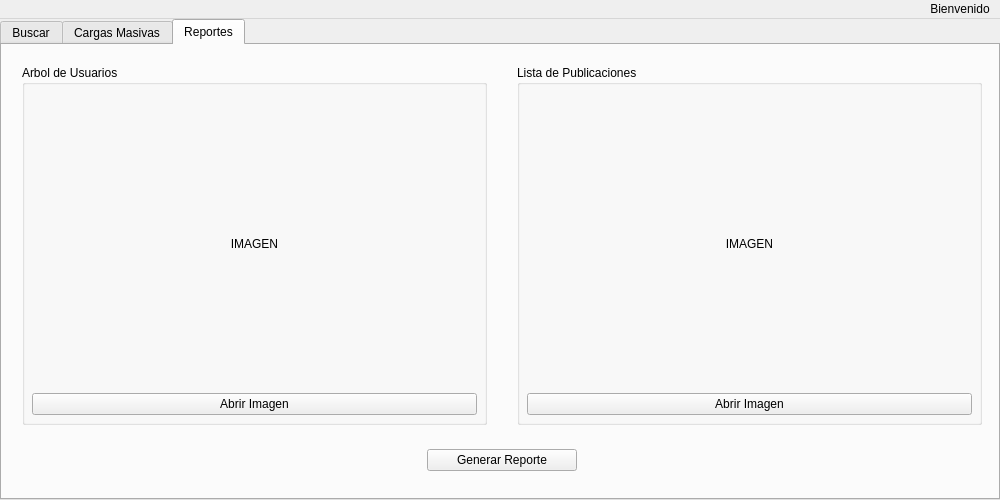
<?xml version="1.0" encoding="UTF-8"?>
<ui version="4.0">
 <class>AdminWindow</class>
 <widget class="QMainWindow" name="AdminWindow">
  <property name="geometry">
   <rect>
    <x>0</x>
    <y>0</y>
    <width>1000</width>
    <height>500</height>
   </rect>
  </property>
  <property name="maximumSize">
   <size>
    <width>1000</width>
    <height>500</height>
   </size>
  </property>
  <property name="windowTitle">
   <string>MainWindow</string>
  </property>
  <widget class="QWidget" name="centralwidget">
   <widget class="QTabWidget" name="tabWidget">
    <property name="geometry">
     <rect>
      <x>0</x>
      <y>0</y>
      <width>1000</width>
      <height>481</height>
     </rect>
    </property>
    <property name="currentIndex">
     <number>2</number>
    </property>
    <widget class="QWidget" name="tab_buscar">
     <attribute name="title">
      <string>Buscar</string>
     </attribute>
     <widget class="QWidget" name="horizontalLayoutWidget">
      <property name="geometry">
       <rect>
        <x>-1</x>
        <y>-1</y>
        <width>1001</width>
        <height>91</height>
       </rect>
      </property>
      <layout class="QHBoxLayout" name="horizontalLayout">
       <property name="leftMargin">
        <number>50</number>
       </property>
       <property name="topMargin">
        <number>10</number>
       </property>
       <property name="rightMargin">
        <number>50</number>
       </property>
       <property name="bottomMargin">
        <number>10</number>
       </property>
       <item>
        <widget class="QGroupBox" name="groupBox_buscar">
         <property name="title">
          <string>Buscar</string>
         </property>
         <widget class="QWidget" name="horizontalLayoutWidget_2">
          <property name="geometry">
           <rect>
            <x>-1</x>
            <y>19</y>
            <width>451</width>
            <height>51</height>
           </rect>
          </property>
          <layout class="QHBoxLayout" name="horizontalLayout_2">
           <property name="leftMargin">
            <number>10</number>
           </property>
           <property name="rightMargin">
            <number>10</number>
           </property>
           <item>
            <widget class="QLineEdit" name="inputBuscar">
             <property name="placeholderText">
              <string>correo@gmail.com</string>
             </property>
            </widget>
           </item>
           <item>
            <widget class="QPushButton" name="btnBuscar">
             <property name="text">
              <string>Buscar</string>
             </property>
            </widget>
           </item>
          </layout>
         </widget>
        </widget>
       </item>
       <item>
        <widget class="QGroupBox" name="groupBox_ordenar">
         <property name="title">
          <string>Ordenar</string>
         </property>
         <widget class="QWidget" name="horizontalLayoutWidget_3">
          <property name="geometry">
           <rect>
            <x>-1</x>
            <y>19</y>
            <width>451</width>
            <height>51</height>
           </rect>
          </property>
          <layout class="QHBoxLayout" name="horizontalLayout_3">
           <property name="leftMargin">
            <number>10</number>
           </property>
           <property name="rightMargin">
            <number>10</number>
           </property>
           <item>
            <widget class="QComboBox" name="comboBoxOrdenar">
             <property name="sizePolicy">
              <sizepolicy hsizetype="Expanding" vsizetype="Fixed">
               <horstretch>0</horstretch>
               <verstretch>0</verstretch>
              </sizepolicy>
             </property>
             <item>
              <property name="text">
               <string>InOrden</string>
              </property>
             </item>
             <item>
              <property name="text">
               <string>PreOrden</string>
              </property>
             </item>
             <item>
              <property name="text">
               <string>PostOrden</string>
              </property>
             </item>
            </widget>
           </item>
           <item>
            <widget class="QPushButton" name="btnOrdenar">
             <property name="text">
              <string>Aplicar</string>
             </property>
            </widget>
           </item>
          </layout>
         </widget>
        </widget>
       </item>
      </layout>
     </widget>
     <widget class="QWidget" name="gridLayoutWidget">
      <property name="geometry">
       <rect>
        <x>-1</x>
        <y>89</y>
        <width>1001</width>
        <height>351</height>
       </rect>
      </property>
      <layout class="QGridLayout" name="gridLayout">
       <property name="leftMargin">
        <number>10</number>
       </property>
       <property name="topMargin">
        <number>10</number>
       </property>
       <property name="rightMargin">
        <number>10</number>
       </property>
       <property name="bottomMargin">
        <number>10</number>
       </property>
       <item row="0" column="0">
        <widget class="QTableWidget" name="tableUsuarios">
         <property name="editTriggers">
          <set>QAbstractItemView::EditTrigger::NoEditTriggers</set>
         </property>
         <attribute name="horizontalHeaderDefaultSectionSize">
          <number>163</number>
         </attribute>
         <column>
          <property name="text">
           <string>Nombres</string>
          </property>
         </column>
         <column>
          <property name="text">
           <string>Apellidos</string>
          </property>
         </column>
         <column>
          <property name="text">
           <string>Correo</string>
          </property>
         </column>
         <column>
          <property name="text">
           <string>Fecha de Nacimiento</string>
          </property>
         </column>
         <column>
          <property name="text">
           <string/>
          </property>
         </column>
         <column>
          <property name="text">
           <string/>
          </property>
         </column>
        </widget>
       </item>
      </layout>
     </widget>
    </widget>
    <widget class="QWidget" name="tab_cargas">
     <attribute name="title">
      <string>Cargas Masivas</string>
     </attribute>
     <widget class="QWidget" name="horizontalLayoutWidget_4">
      <property name="geometry">
       <rect>
        <x>-1</x>
        <y>-1</y>
        <width>1001</width>
        <height>451</height>
       </rect>
      </property>
      <layout class="QHBoxLayout" name="horizontalLayout_4">
       <property name="spacing">
        <number>30</number>
       </property>
       <property name="leftMargin">
        <number>20</number>
       </property>
       <property name="topMargin">
        <number>20</number>
       </property>
       <property name="rightMargin">
        <number>20</number>
       </property>
       <property name="bottomMargin">
        <number>20</number>
       </property>
       <item>
        <widget class="QGroupBox" name="groupBox_2">
         <property name="title">
          <string>Usuarios</string>
         </property>
         <widget class="QWidget" name="verticalLayoutWidget">
          <property name="geometry">
           <rect>
            <x>-1</x>
            <y>19</y>
            <width>301</width>
            <height>391</height>
           </rect>
          </property>
          <layout class="QVBoxLayout" name="verticalLayout">
           <property name="spacing">
            <number>30</number>
           </property>
           <property name="leftMargin">
            <number>20</number>
           </property>
           <property name="rightMargin">
            <number>20</number>
           </property>
           <item>
            <widget class="QToolButton" name="btnSubirUsuarios">
             <property name="sizePolicy">
              <sizepolicy hsizetype="Expanding" vsizetype="Fixed">
               <horstretch>0</horstretch>
               <verstretch>0</verstretch>
              </sizepolicy>
             </property>
             <property name="text">
              <string>File</string>
             </property>
             <property name="icon">
              <iconset theme="QIcon::ThemeIcon::DocumentNew"/>
             </property>
             <property name="autoExclusive">
              <bool>false</bool>
             </property>
            </widget>
           </item>
          </layout>
         </widget>
        </widget>
       </item>
       <item>
        <widget class="QGroupBox" name="groupBox">
         <property name="title">
          <string>Solicitudes</string>
         </property>
         <widget class="QWidget" name="verticalLayoutWidget_2">
          <property name="geometry">
           <rect>
            <x>-1</x>
            <y>19</y>
            <width>301</width>
            <height>391</height>
           </rect>
          </property>
          <layout class="QVBoxLayout" name="verticalLayout_2">
           <property name="spacing">
            <number>30</number>
           </property>
           <property name="leftMargin">
            <number>20</number>
           </property>
           <property name="rightMargin">
            <number>20</number>
           </property>
           <item>
            <widget class="QToolButton" name="btnSubirSolicitudes">
             <property name="sizePolicy">
              <sizepolicy hsizetype="Expanding" vsizetype="Fixed">
               <horstretch>0</horstretch>
               <verstretch>0</verstretch>
              </sizepolicy>
             </property>
             <property name="text">
              <string>Subir archivo...</string>
             </property>
             <property name="icon">
              <iconset theme="QIcon::ThemeIcon::DocumentNew"/>
             </property>
            </widget>
           </item>
          </layout>
         </widget>
        </widget>
       </item>
       <item>
        <widget class="QGroupBox" name="groupBox_3">
         <property name="title">
          <string>Publicaciones</string>
         </property>
         <widget class="QWidget" name="verticalLayoutWidget_3">
          <property name="geometry">
           <rect>
            <x>-1</x>
            <y>19</y>
            <width>301</width>
            <height>391</height>
           </rect>
          </property>
          <layout class="QVBoxLayout" name="verticalLayout_3">
           <property name="spacing">
            <number>30</number>
           </property>
           <property name="leftMargin">
            <number>20</number>
           </property>
           <property name="rightMargin">
            <number>20</number>
           </property>
           <item>
            <widget class="QToolButton" name="btnSubirPublicaciones">
             <property name="sizePolicy">
              <sizepolicy hsizetype="Expanding" vsizetype="Fixed">
               <horstretch>0</horstretch>
               <verstretch>0</verstretch>
              </sizepolicy>
             </property>
             <property name="text">
              <string>Subir archivo...</string>
             </property>
             <property name="icon">
              <iconset theme="QIcon::ThemeIcon::DocumentNew"/>
             </property>
            </widget>
           </item>
          </layout>
         </widget>
        </widget>
       </item>
      </layout>
     </widget>
    </widget>
    <widget class="QWidget" name="tab_reportes">
     <attribute name="title">
      <string>Reportes</string>
     </attribute>
     <widget class="QWidget" name="gridWidget_2" native="true">
      <property name="geometry">
       <rect>
        <x>0</x>
        <y>0</y>
        <width>1000</width>
        <height>450</height>
       </rect>
      </property>
      <layout class="QVBoxLayout" name="verticalLayout_4">
       <property name="spacing">
        <number>0</number>
       </property>
       <property name="leftMargin">
        <number>0</number>
       </property>
       <property name="topMargin">
        <number>0</number>
       </property>
       <property name="rightMargin">
        <number>0</number>
       </property>
       <property name="bottomMargin">
        <number>0</number>
       </property>
       <item>
        <layout class="QHBoxLayout" name="horizontalLayout_5">
         <property name="spacing">
          <number>30</number>
         </property>
         <property name="leftMargin">
          <number>20</number>
         </property>
         <property name="topMargin">
          <number>20</number>
         </property>
         <property name="rightMargin">
          <number>20</number>
         </property>
         <property name="bottomMargin">
          <number>20</number>
         </property>
         <item>
          <widget class="QGroupBox" name="groupBox_4">
           <property name="title">
            <string>Arbol de Usuarios</string>
           </property>
           <widget class="QWidget" name="verticalWidget_4" native="true">
            <property name="geometry">
             <rect>
              <x>0</x>
              <y>20</y>
              <width>465</width>
              <height>340</height>
             </rect>
            </property>
            <layout class="QVBoxLayout" name="verticalLayout_5">
             <property name="spacing">
              <number>0</number>
             </property>
             <property name="leftMargin">
              <number>10</number>
             </property>
             <property name="topMargin">
              <number>10</number>
             </property>
             <property name="rightMargin">
              <number>10</number>
             </property>
             <property name="bottomMargin">
              <number>10</number>
             </property>
             <item>
              <widget class="QLabel" name="img_usuarios">
               <property name="text">
                <string>IMAGEN</string>
               </property>
               <property name="alignment">
                <set>Qt::AlignmentFlag::AlignCenter</set>
               </property>
              </widget>
             </item>
             <item>
              <widget class="QPushButton" name="btn_abrir_imgUsuarios">
               <property name="text">
                <string>Abrir Imagen</string>
               </property>
              </widget>
             </item>
            </layout>
           </widget>
          </widget>
         </item>
         <item>
          <widget class="QGroupBox" name="groupBox_5">
           <property name="title">
            <string>Lista de Publicaciones</string>
           </property>
           <widget class="QWidget" name="verticalWidget_5" native="true">
            <property name="geometry">
             <rect>
              <x>0</x>
              <y>20</y>
              <width>465</width>
              <height>340</height>
             </rect>
            </property>
            <layout class="QVBoxLayout" name="verticalLayout_6">
             <property name="spacing">
              <number>0</number>
             </property>
             <property name="leftMargin">
              <number>10</number>
             </property>
             <property name="topMargin">
              <number>10</number>
             </property>
             <property name="rightMargin">
              <number>10</number>
             </property>
             <property name="bottomMargin">
              <number>10</number>
             </property>
             <item>
              <widget class="QLabel" name="img_publicaciones">
               <property name="text">
                <string>IMAGEN</string>
               </property>
               <property name="alignment">
                <set>Qt::AlignmentFlag::AlignCenter</set>
               </property>
              </widget>
             </item>
             <item>
              <widget class="QPushButton" name="btn_abrir_imgPosts">
               <property name="text">
                <string>Abrir Imagen</string>
               </property>
              </widget>
             </item>
            </layout>
           </widget>
          </widget>
         </item>
        </layout>
       </item>
       <item>
        <widget class="QWidget" name="gridWidget_2" native="true">
         <property name="sizePolicy">
          <sizepolicy hsizetype="Minimum" vsizetype="Minimum">
           <horstretch>0</horstretch>
           <verstretch>0</verstretch>
          </sizepolicy>
         </property>
         <property name="maximumSize">
          <size>
           <width>16777215</width>
           <height>50</height>
          </size>
         </property>
         <layout class="QGridLayout" name="gridLayout_2">
          <property name="leftMargin">
           <number>0</number>
          </property>
          <property name="topMargin">
           <number>0</number>
          </property>
          <property name="rightMargin">
           <number>0</number>
          </property>
          <property name="bottomMargin">
           <number>20</number>
          </property>
          <property name="spacing">
           <number>0</number>
          </property>
          <item row="0" column="0">
           <widget class="QPushButton" name="btnGenerarReportes">
            <property name="sizePolicy">
             <sizepolicy hsizetype="Fixed" vsizetype="Fixed">
              <horstretch>0</horstretch>
              <verstretch>0</verstretch>
             </sizepolicy>
            </property>
            <property name="minimumSize">
             <size>
              <width>150</width>
              <height>0</height>
             </size>
            </property>
            <property name="layoutDirection">
             <enum>Qt::LayoutDirection::LeftToRight</enum>
            </property>
            <property name="text">
             <string>Generar Reporte</string>
            </property>
           </widget>
          </item>
         </layout>
        </widget>
       </item>
      </layout>
     </widget>
    </widget>
   </widget>
  </widget>
  <widget class="QMenuBar" name="menubar">
   <property name="geometry">
    <rect>
     <x>0</x>
     <y>0</y>
     <width>1000</width>
     <height>21</height>
    </rect>
   </property>
   <property name="layoutDirection">
    <enum>Qt::LayoutDirection::RightToLeft</enum>
   </property>
   <widget class="QMenu" name="menuBienvenido">
    <property name="autoFillBackground">
     <bool>true</bool>
    </property>
    <property name="title">
     <string>Bienvenido</string>
    </property>
    <addaction name="actionVista_Usuario"/>
    <addaction name="separator"/>
    <addaction name="actionCerrar_Sesion"/>
   </widget>
   <addaction name="menuBienvenido"/>
  </widget>
  <action name="actionCerrar_Sesion">
   <property name="text">
    <string>Cerrar Sesion</string>
   </property>
  </action>
  <action name="actionVista_Usuario">
   <property name="text">
    <string>Vista Usuario</string>
   </property>
  </action>
 </widget>
 <tabstops>
  <tabstop>tabWidget</tabstop>
 </tabstops>
 <resources/>
 <connections/>
</ui>
